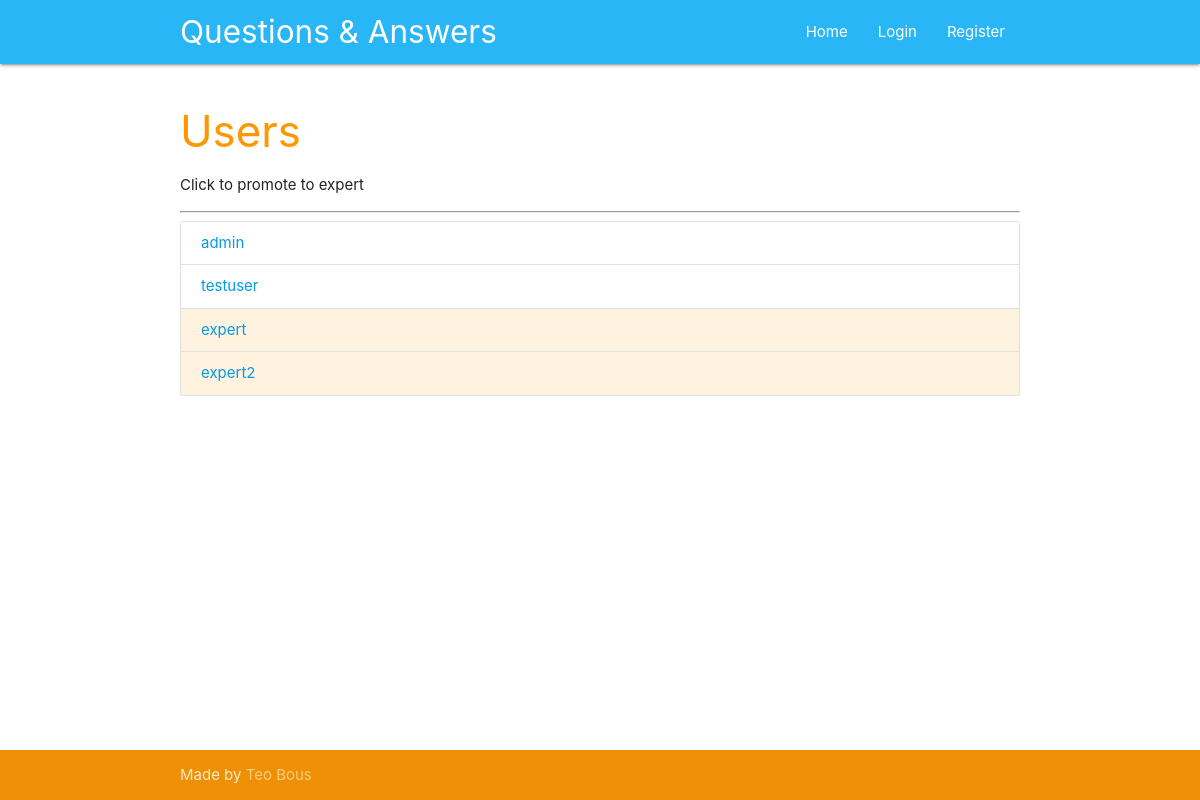
Screenshot of /users with the database file from the repository.
### tables this page shows
CREATE TABLE users (
    id integer primary key autoincrement,
    name text not null,
    password text not null,
    expert boolean not null,
    admin boolean not null 
);

### app.py (the view)
@app.route('/users')
def users():
	user = get_current_user()
	db = get_db()
	users_cur = db.execute('select id, name, expert, admin from users')
	users_results = users_cur.fetchall()
	return render_template('users.html', user=user, users=users_results)

### app.py (called while the page is built)
def get_current_user():
	user_result = None
	if 'user' in session:
		user = session['user']
		db = get_db()
		query = 'select id, name, password, expert, admin from users where name = ?'
		user_cur = db.execute(query, [user])
		user_result = user_cur.fetchone()
	return user_result

### database.py (called while the page is built)
def connect_db():
	sql = sqlite3.connect('data.db')
	sql.row_factory = sqlite3.Row
	return sql

def get_db():
	if not hasattr(g, 'sqlite_db'):
		g.sqlite_db = connect_db()
	return g.sqlite_db

### templates/users.html (shortened to what this page needs)
{% extends 'base.html' %}
{% block content %}
    <div class="section">
      <div class="container">
        <h3 class="header orange-text">Users</h3>
        <p>Click to promote to expert</p>
        <hr>
        <ul class="collection">
          {% for user in users %}
          <li class="collection-item {% if user['expert'] == 1 %} orange lighten-5 {% endif %}">
            <a href="{{ url_for('promote', user_id=user['id']) }}">{{ user['name'] }}</a>
          </li>
          {% endfor %}
        </ul>
      </div>
    </div>
{% endblock %}

### static/css/style.css (style rules this page uses)
body { display: flex; min-height: 100vh; flex-direction: column; }

### rows the page displays
users: name "admin"
users: name "testuser"
users: name "expert"
users: name "expert2"
